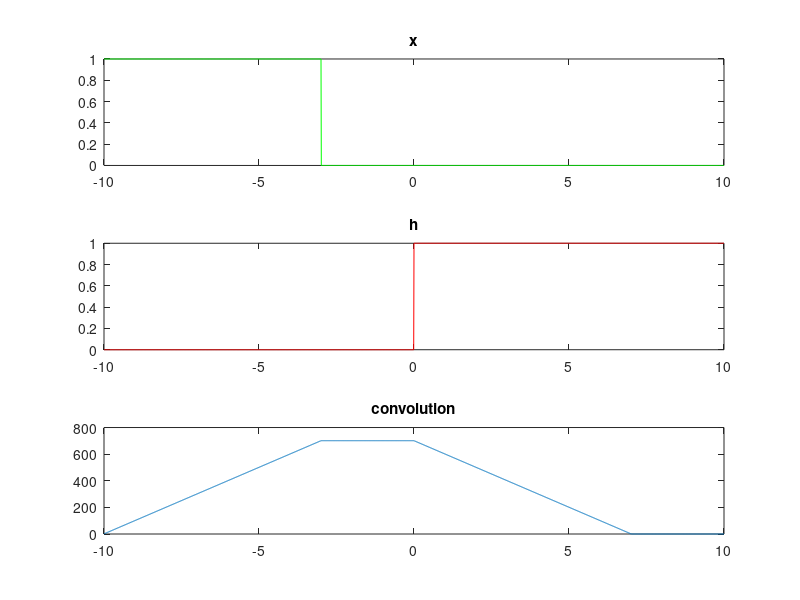

Here is the MATLAB script that generated this plot:
clc;
clear all ;

t = -10: 0.01:10;

h= t>=0;

x = h - t>=3;

y = conv(x,h , "same");
subplot(311);

plot(t,x , 'g');
title("x");

subplot(312);
plot(t,h , 'r');
title("h");

subplot(313);
plot(t,y);
title("convolution"); 
